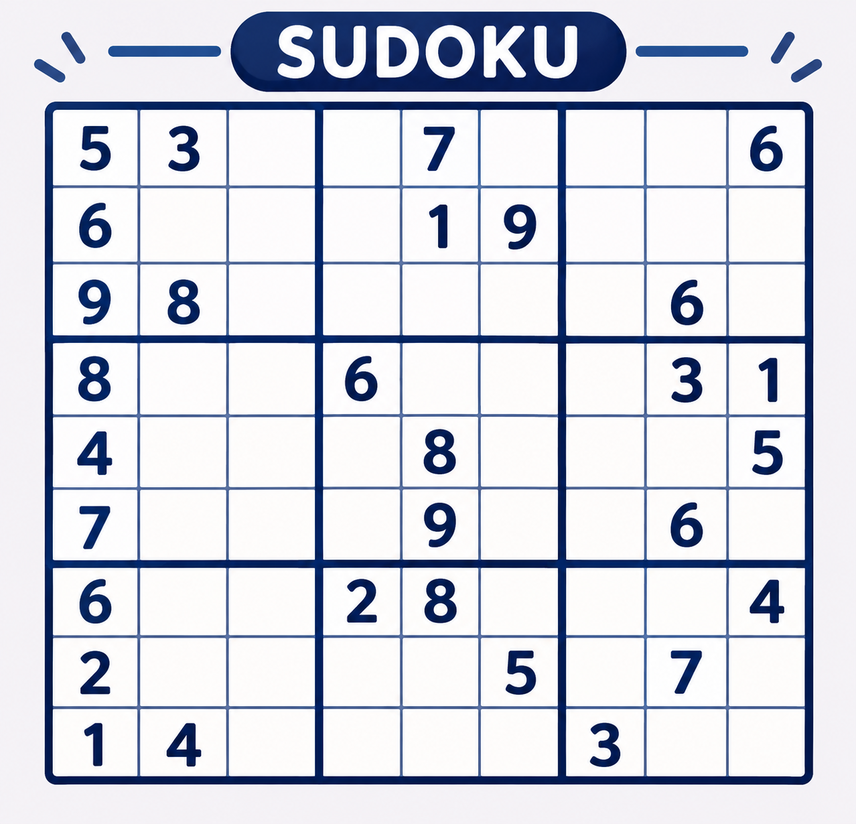
#> input picture sudoku.png, 856 x 824 px, shrunk from 1278 x 1230 before the run
$ jupyter execute EX7.ipynb
#> lines starting #> are read from the running program, lines starting #| are printed output that depends on the picture; after the words box and inside, x2 and y2 are one past the last pixel; in counts of white or black regions, pixels touching at a corner belong together
[cell 1]
import cv2
import numpy as np
import matplotlib.pyplot as plt

[cell 2]
img = cv2.imread("sudoku.png")
#> img is the input picture: shape (824, 856, 3); mean B, G, R 225.4, 215.4, 212.4

if img is None:
    print("Error: Image not found. Check the image path.")
else:
    print("Image loaded successfully")

[cell 3]
gray = cv2.cvtColor(img, cv2.COLOR_BGR2GRAY)
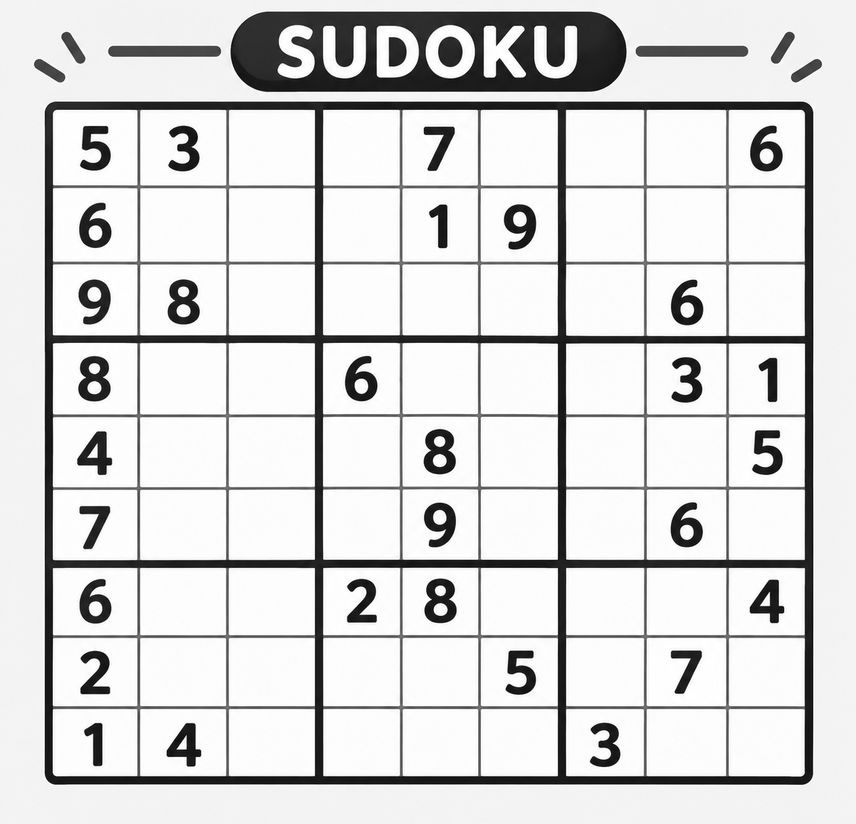
#> gray: shape (824, 856); min 5, max 255, mean 215.5

plt.imshow(gray, cmap="gray")
plt.title("Grayscale Image")
plt.axis("off")
plt.show()

[cell 4]
plt.figure(figsize=(10, 5))

plt.subplot(1, 2, 1)
plt.imshow(cv2.cvtColor(img, cv2.COLOR_BGR2RGB))
plt.title("Original Image")
plt.axis("off")

plt.subplot(1, 2, 2)
plt.imshow(gray, cmap="gray")
plt.title("Grayscale Image")
plt.axis("off")

plt.show()
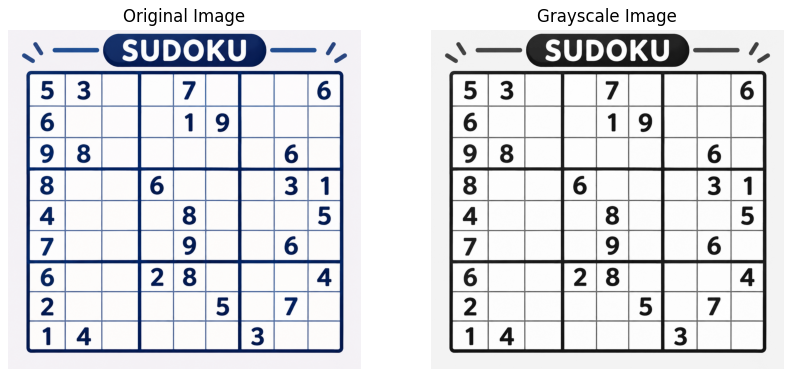
#> figure drawn by matplotlib, 2 panels

[cell 5]
ret, threshold = cv2.threshold(
    gray,
    127,
    255,
    cv2.THRESH_BINARY
)
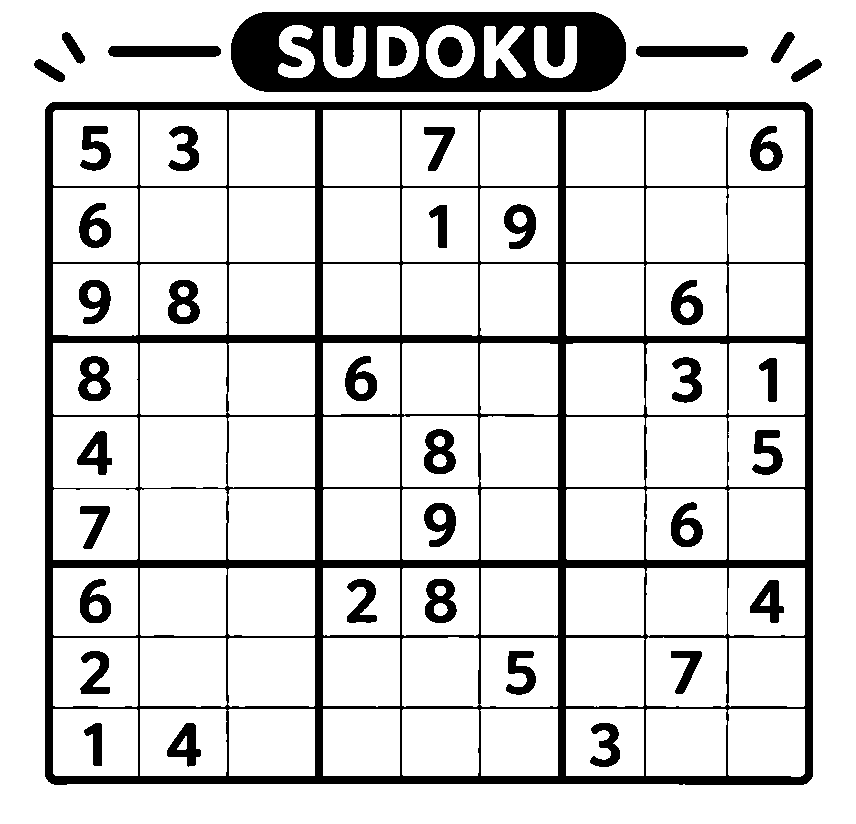
#> threshold: shape (824, 856); 84.3% white; 40 black regions, largest, box (x1, y1, x2, y2) and area: (45, 102, 813, 785) 62680, (231, 12, 626, 92) 20981, (108, 46, 221, 57) 1213

plt.imshow(threshold, cmap="gray")
plt.title("Thresholded Image")
plt.axis("off")
plt.show()

[cell 6]
height, width = gray.shape
#> height = 824; width = 856

mask = np.zeros_like(gray)

polygon = np.array([[
    (0, height),
    (width, height),
    (int(width * 0.6), int(height * 0.55)),
    (int(width * 0.4), int(height * 0.55))
]], dtype=np.int32)

cv2.fillPoly(mask, polygon, 255)
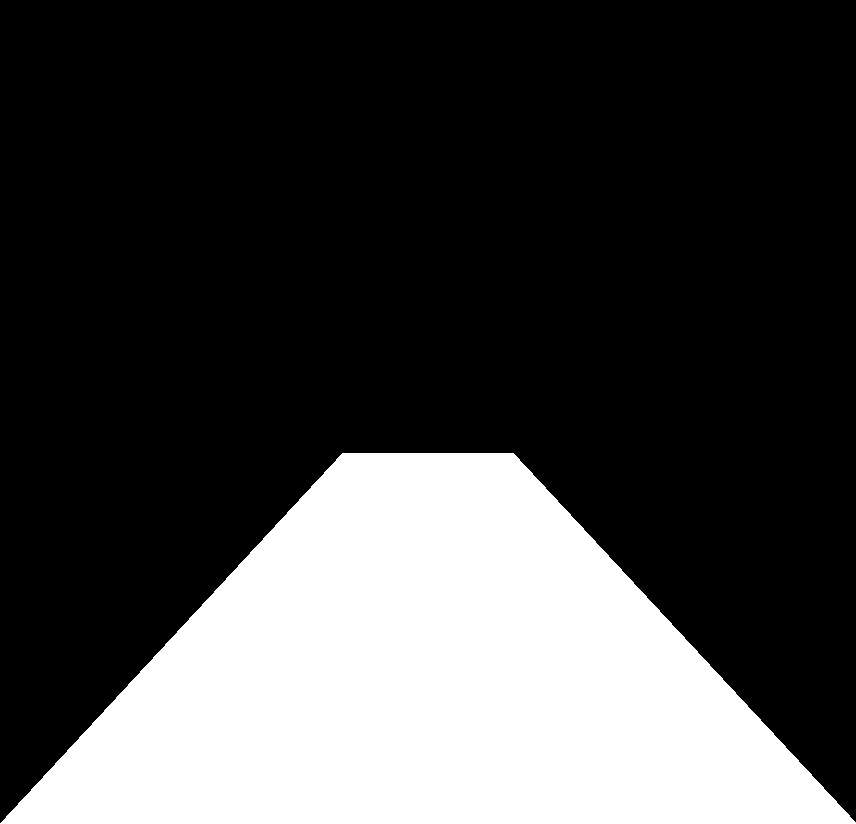
#> mask: shape (824, 856); 27.1% white; 1 white region, box (x1, y1, x2, y2) and area: (0, 453, 856, 824) 190865

roi = cv2.bitwise_and(threshold, mask)
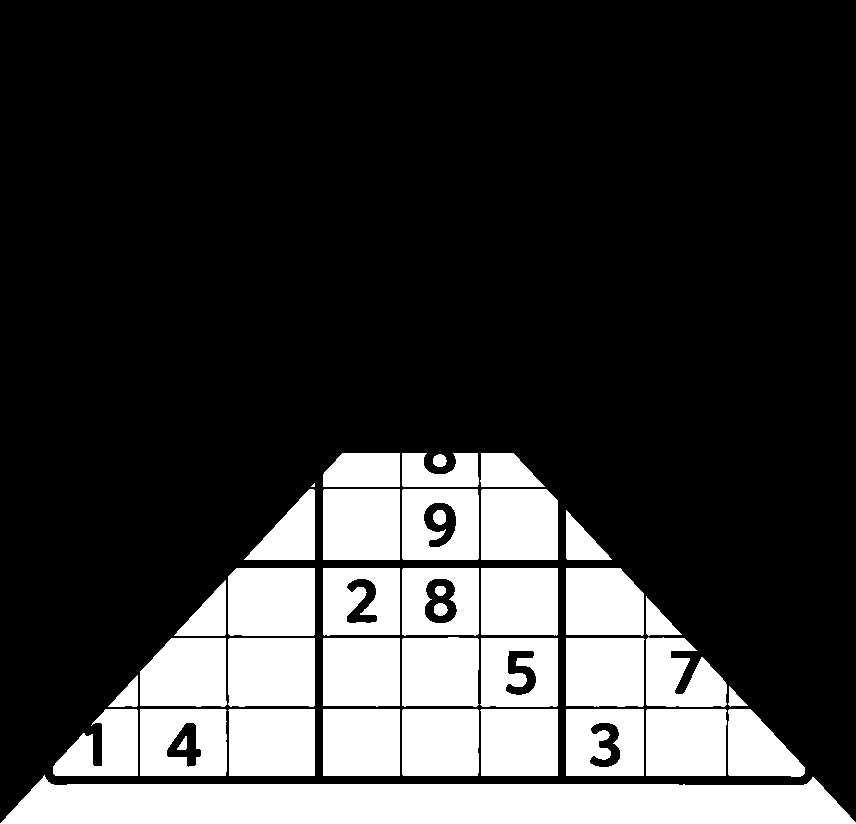
#> roi: shape (824, 856); 23.4% white; 40 white regions (1 under 20 px), largest, box (x1, y1, x2, y2) and area: (0, 775, 856, 824) 32805, (228, 638, 315, 707) 5919, (228, 568, 315, 636) 5868

plt.imshow(roi, cmap="gray")
plt.title("Region of Interest")
plt.axis("off")
plt.show()

[cell 7]
edges = cv2.Canny(roi, 50, 150)
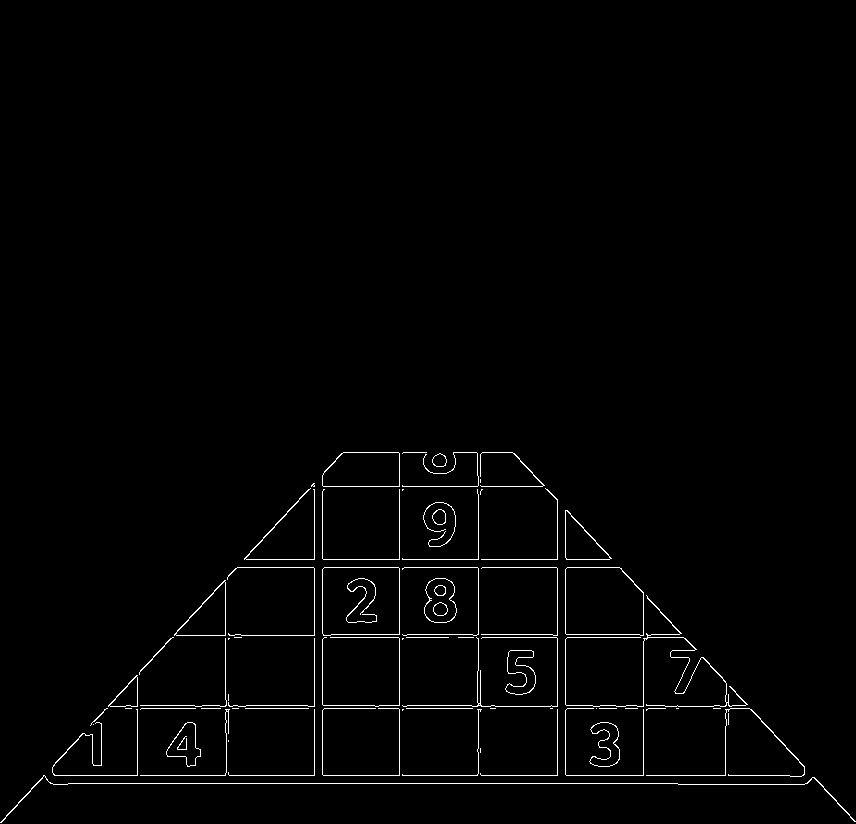
#> edges: shape (824, 856); 1.4% white in thin lines or dots, all inside (x1, y1, x2, y2) = (0, 452, 856, 823)

plt.imshow(edges, cmap="gray")
plt.title("Canny Edge Detection")
plt.axis("off")
plt.show()

[cell 8]
blur = cv2.GaussianBlur(
    edges,
    (5, 5),
    0
)

plt.imshow(blur, cmap="gray")
plt.title("Gaussian Blur")
plt.axis("off")
plt.show()

[cell 9]
lines = cv2.HoughLinesP(
    blur,
    1,
    np.pi / 180,
    threshold=50,
    minLineLength=50,
    maxLineGap=100
)
#> lines = 141 rows, first 6: [32, 783, 824, 783], [41, 773, 806, 773], [33, 782, 823, 782], [39, 776, 817, 776], [31, 784, 825, 784], [40, 775, 816, 775]

print("Detected Lines:", lines)
#> (printed output is left out)

[cell 10]
lines = cv2.HoughLinesP(
    blur,
    1,
    np.pi / 180,
    threshold=50,
    minLineLength=50,
    maxLineGap=100
)

print("Detected Lines:", lines)
#> (printed output is left out)
